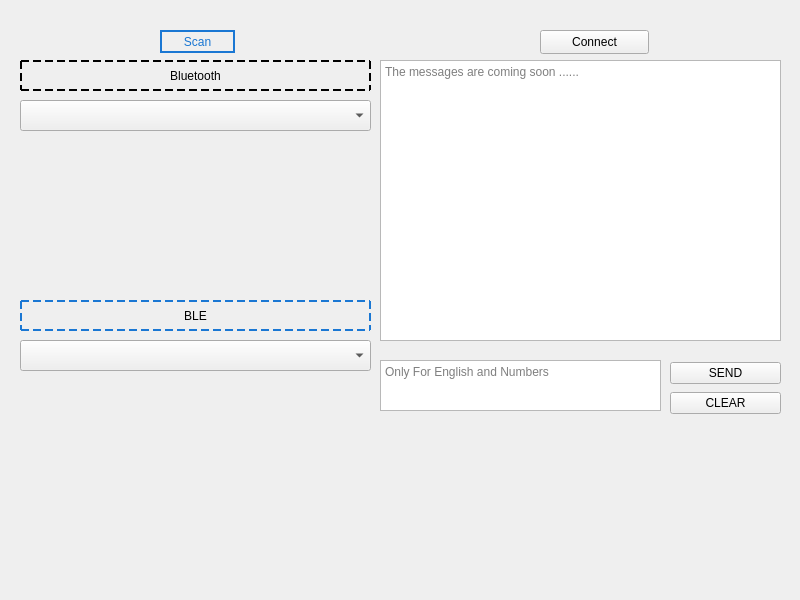
<?xml version="1.0" encoding="UTF-8"?>
<ui version="4.0">
 <class>blwindow</class>
 <widget class="QWidget" name="blwindow">
  <property name="geometry">
   <rect>
    <x>0</x>
    <y>0</y>
    <width>800</width>
    <height>600</height>
   </rect>
  </property>
  <property name="windowTitle">
   <string>BlueTooth</string>
  </property>
  <widget class="QPlainTextEdit" name="plainTextEdit_receive">
   <property name="geometry">
    <rect>
     <x>380</x>
     <y>60</y>
     <width>401</width>
     <height>281</height>
    </rect>
   </property>
   <property name="styleSheet">
    <string notr="true">font: bold 12px &quot;Arial&quot;;</string>
   </property>
   <property name="readOnly">
    <bool>true</bool>
   </property>
   <property name="placeholderText">
    <string>The messages are coming soon ......</string>
   </property>
  </widget>
  <widget class="QWidget" name="verticalLayoutWidget">
   <property name="geometry">
    <rect>
     <x>670</x>
     <y>360</y>
     <width>111</width>
     <height>56</height>
    </rect>
   </property>
   <layout class="QVBoxLayout" name="verticalLayout_3">
    <item>
     <widget class="QPushButton" name="pushButton_send">
      <property name="styleSheet">
       <string notr="true">font: bold 10px &quot;Arial&quot;;</string>
      </property>
      <property name="text">
       <string>SEND</string>
      </property>
      <property name="icon">
       <iconset resource="../resources.qrc">
        <normaloff>:/qrc/send.png</normaloff>:/qrc/send.png</iconset>
      </property>
     </widget>
    </item>
    <item>
     <widget class="QPushButton" name="pushButton_TXclear">
      <property name="styleSheet">
       <string notr="true">font: bold 10px &quot;Arial&quot;;</string>
      </property>
      <property name="text">
       <string>CLEAR</string>
      </property>
      <property name="icon">
       <iconset resource="../resources.qrc">
        <normaloff>:/qrc/clear.png</normaloff>:/qrc/clear.png</iconset>
      </property>
     </widget>
    </item>
   </layout>
  </widget>
  <widget class="QTextEdit" name="textEdit_send">
   <property name="geometry">
    <rect>
     <x>380</x>
     <y>360</y>
     <width>281</width>
     <height>51</height>
    </rect>
   </property>
   <property name="styleSheet">
    <string notr="true">font: bold 12px &quot;Arial&quot;;</string>
   </property>
   <property name="html">
    <string>&lt;!DOCTYPE HTML PUBLIC &quot;-//W3C//DTD HTML 4.0//EN&quot; &quot;http://www.w3.org/TR/REC-html40/strict.dtd&quot;&gt;
&lt;html&gt;&lt;head&gt;&lt;meta name=&quot;qrichtext&quot; content=&quot;1&quot; /&gt;&lt;style type=&quot;text/css&quot;&gt;
p, li { white-space: pre-wrap; }
&lt;/style&gt;&lt;/head&gt;&lt;body style=&quot; font-family:'Arial'; font-size:12px; font-weight:600; font-style:normal;&quot;&gt;
&lt;p style=&quot;-qt-paragraph-type:empty; margin-top:0px; margin-bottom:0px; margin-left:0px; margin-right:0px; -qt-block-indent:0; text-indent:0px; font-family:'SimSun'; font-size:9pt; font-weight:400;&quot;&gt;&lt;br /&gt;&lt;/p&gt;&lt;/body&gt;&lt;/html&gt;</string>
   </property>
   <property name="placeholderText">
    <string>Only For English and Numbers</string>
   </property>
  </widget>
  <widget class="QComboBox" name="comboBox_Bluetooth">
   <property name="geometry">
    <rect>
     <x>20</x>
     <y>100</y>
     <width>351</width>
     <height>31</height>
    </rect>
   </property>
   <property name="styleSheet">
    <string notr="true">font: bold 12px &quot;Arial&quot;;</string>
   </property>
  </widget>
  <widget class="QPushButton" name="pushButton_Bt">
   <property name="geometry">
    <rect>
     <x>20</x>
     <y>60</y>
     <width>351</width>
     <height>31</height>
    </rect>
   </property>
   <property name="styleSheet">
    <string notr="true">font: bold 16px &quot;Arial&quot;;
border: 2px dashed black;</string>
   </property>
   <property name="text">
    <string>Bluetooth</string>
   </property>
   <property name="icon">
    <iconset resource="../resources.qrc">
     <normaloff>:/qrc/bluetooth.png</normaloff>:/qrc/bluetooth.png</iconset>
   </property>
   <property name="iconSize">
    <size>
     <width>20</width>
     <height>20</height>
    </size>
   </property>
  </widget>
  <widget class="QPushButton" name="pushButton_BLE">
   <property name="geometry">
    <rect>
     <x>20</x>
     <y>300</y>
     <width>351</width>
     <height>31</height>
    </rect>
   </property>
   <property name="styleSheet">
    <string notr="true">font: bold 16px &quot;Arial&quot;;
border: 2px dashed;
border-color: rgb(26, 119, 211);</string>
   </property>
   <property name="text">
    <string>BLE</string>
   </property>
   <property name="icon">
    <iconset resource="../resources.qrc">
     <normaloff>:/qrc/ble.png</normaloff>:/qrc/ble.png</iconset>
   </property>
   <property name="iconSize">
    <size>
     <width>20</width>
     <height>20</height>
    </size>
   </property>
  </widget>
  <widget class="QComboBox" name="comboBox_BLE">
   <property name="geometry">
    <rect>
     <x>20</x>
     <y>340</y>
     <width>351</width>
     <height>31</height>
    </rect>
   </property>
   <property name="styleSheet">
    <string notr="true">font: bold 12px &quot;Arial&quot;;</string>
   </property>
  </widget>
  <widget class="QPushButton" name="pushButton_scan">
   <property name="geometry">
    <rect>
     <x>160</x>
     <y>30</y>
     <width>75</width>
     <height>23</height>
    </rect>
   </property>
   <property name="styleSheet">
    <string notr="true">font: bold 12px &quot;Arial&quot;;
border: 2px solid;
border-color: rgb(26, 119, 211);
color: rgb(25, 118, 210);</string>
   </property>
   <property name="text">
    <string>Scan</string>
   </property>
   <property name="icon">
    <iconset resource="../resources.qrc">
     <normaloff>:/qrc/find.png</normaloff>:/qrc/find.png</iconset>
   </property>
  </widget>
  <widget class="QPushButton" name="pushButton_connect">
   <property name="geometry">
    <rect>
     <x>540</x>
     <y>30</y>
     <width>109</width>
     <height>24</height>
    </rect>
   </property>
   <property name="styleSheet">
    <string notr="true">font: bold 10px &quot;Arial&quot;;</string>
   </property>
   <property name="text">
    <string>Connect</string>
   </property>
   <property name="icon">
    <iconset resource="../resources.qrc">
     <normaloff>:/qrc/start.ico</normaloff>:/qrc/start.ico</iconset>
   </property>
  </widget>
 </widget>
 <resources>
  <include location="../resources.qrc"/>
 </resources>
 <connections/>
</ui>
